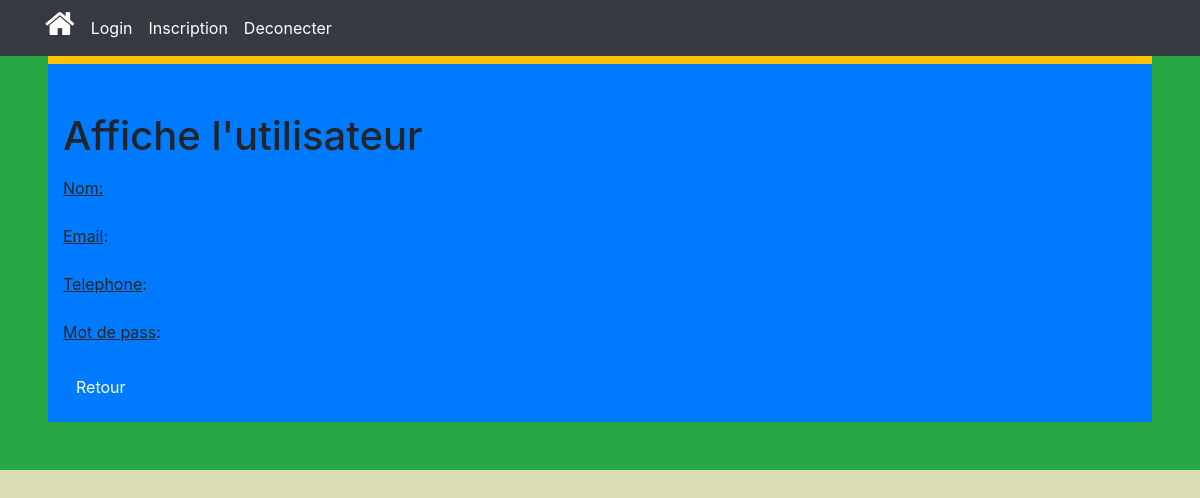
Page /page/lot_produit/list_lot.php on the earlier database version.
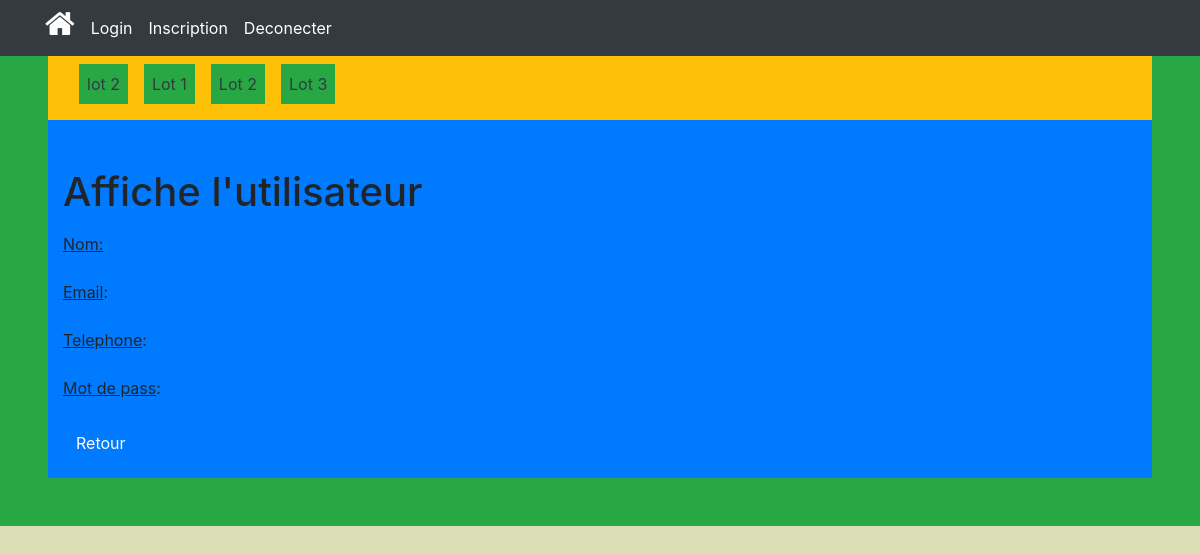
Same page on the later database version.
### tables this page shows
CREATE TABLE `lot_produit` (
  `id_lot_produit` int(11) NOT NULL,
  `nom_lot` varchar(250) NOT NULL,
  `id_fk_produit` int(20) NOT NULL
);

### page/lot_produit/list_lot.php (the view, shortened to what this page needs)
<!DOCTYPE html>
<html lang="en">
<head>
		<link rel="stylesheet" type="text/css" href="../../css/bootstrap.css">
		<link rel="stylesheet" type="text/css" href="../../css/style.css">
		<link rel="stylesheet" type="text/css" href="../../css/bootstrap.min.css">
        <link rel="stylesheet" href="../../Font-Awesome-4.7.0/css/font-awesome.min.css">
</head>
<body>
    <nav class="navbar navbar-expand-lg bg-dark fixed-top">
        <div class="container">
            <div class="collapse navbar-collapse">
                <ul class="navbar-nav">
                    <li class="nav-item">
                        <a href="index.php" class="mr-2 text-white fa fa-home fa-2x"></a>
                    </li>
                    <li class="nav-item">
                        <a href="../login.php" class="nav-link text-white ">Login</a>
                    </li>
                    <li class="nav-item">
                        <div class="nav-link text-white">Inscription</div>
                    </li>
                    <li class="nav-item">
                        <div class="nav-link text-white"> Deconecter</div>
                    </li>
                </ul>
            </div>
        </div>
    </nav>
    <div class="wrapper">
        <div class="container-fluid">
            <div class="row bg-success p-5 ">
                <div class="col-md-12 bg-warning">
                    <div class="container">
                        <div class="row p-2">
                        <?php
                        include "../db_connect.php";
                        $id = intval($_GET['id']);
                        if (!empty($id)){
                            $sql = "SELECT * FROM `lot_produit` WHERE id_fk_produit = $id;";
                        } else {
                            $sql = "SELECT * FROM `lot_produit`;";
                        }
                        $result = mysqli_query($link, $sql);
                        if ($result) {
                            if (mysqli_num_rows($result) > 0) {
                                while ($row = mysqli_fetch_array($result)) {
                                    echo'<div class="bg-success m-2 p-2">';
                                    echo'<a href="" class="text-dark">';
                                    echo $row['nom_lot'];
                                    echo'</a>';
                                    echo'</div>';
                                }
                            }
                        }
                        ?>
                        </div>
                    </div>
                </div>
                <div class="col-md-12 bg-primary">
                    <h1 class="mt-5 mb-3">Affiche l'utilisateur</h1>
                    <div class="form-group">
                        <label><u>Nom:</u></label>
                    </div>
                    <div class="form-group">
                        <label><u>Email</u>:</label>
                    </div>
                    <div class="form-group">
                        <label><u>Telephone</u>:</label>
                    </div>
                    <div class="form-group">
                        <label><u>Mot de pass</u>:</label>
                    </div>
                    <p><a href="detail_user.php" class="btn btn-primary">Retour</a></p>
                </div>
            </div>
        </div>
    </div>
</body>
</html>

### css/style.css (style rules this page uses)
body { background-color: rgb(219, 221, 180) !important; }

Differences in the rows shown:
added lot_produit: nom_lot "lot 2"
added lot_produit: nom_lot "Lot 1"
added lot_produit: nom_lot "Lot 2"
added lot_produit: nom_lot "Lot 3"
